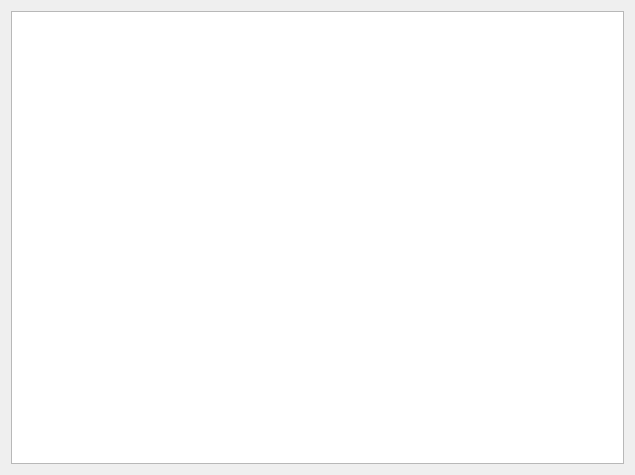
<?xml version="1.0" encoding="UTF-8"?>
<ui version="4.0">
 <class>DataWidget</class>
 <widget class="QWidget" name="DataWidget">
  <property name="geometry">
   <rect>
    <x>0</x>
    <y>0</y>
    <width>635</width>
    <height>475</height>
   </rect>
  </property>
  <property name="sizePolicy">
   <sizepolicy hsizetype="Maximum" vsizetype="Maximum">
    <horstretch>0</horstretch>
    <verstretch>0</verstretch>
   </sizepolicy>
  </property>
  <property name="windowTitle">
   <string>Form</string>
  </property>
  <layout class="QVBoxLayout" name="verticalLayout">
   <item>
    <widget class="QTableView" name="tableView"/>
   </item>
  </layout>
 </widget>
 <resources/>
 <connections/>
</ui>
